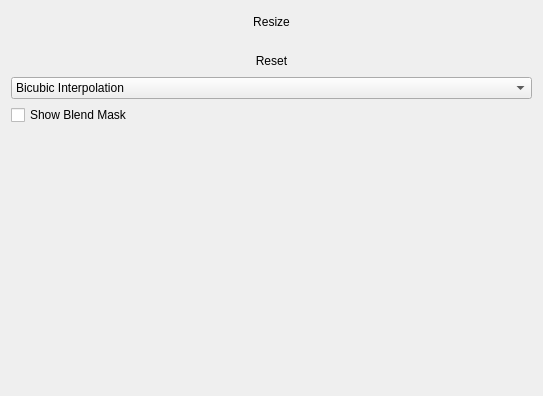
<?xml version="1.0" encoding="UTF-8"?>
<ui version="4.0">
 <class>omni::ui::Warp</class>
 <widget class="QWidget" name="omni::ui::Warp">
  <property name="geometry">
   <rect>
    <x>0</x>
    <y>0</y>
    <width>543</width>
    <height>396</height>
   </rect>
  </property>
  <property name="windowTitle">
   <string>Form</string>
  </property>
  <layout class="QVBoxLayout" name="verticalLayout">
   <item>
    <widget class="QToolButton" name="btnResize">
     <property name="sizePolicy">
      <sizepolicy hsizetype="Expanding" vsizetype="Fixed">
       <horstretch>0</horstretch>
       <verstretch>0</verstretch>
      </sizepolicy>
     </property>
     <property name="text">
      <string>Resize</string>
     </property>
     <property name="checkable">
      <bool>true</bool>
     </property>
     <property name="autoRaise">
      <bool>true</bool>
     </property>
    </widget>
   </item>
   <item>
    <widget class="omni::ui::RangedInt" name="sliderHorz" native="true"/>
   </item>
   <item>
    <widget class="omni::ui::RangedInt" name="sliderVert" native="true"/>
   </item>
   <item>
    <widget class="QToolButton" name="btnReset">
     <property name="sizePolicy">
      <sizepolicy hsizetype="Expanding" vsizetype="Fixed">
       <horstretch>0</horstretch>
       <verstretch>0</verstretch>
      </sizepolicy>
     </property>
     <property name="text">
      <string>Reset</string>
     </property>
     <property name="autoRaise">
      <bool>true</bool>
     </property>
    </widget>
   </item>
   <item>
    <widget class="QComboBox" name="boxInterpolation">
     <item>
      <property name="text">
       <string>Bicubic Interpolation</string>
      </property>
     </item>
     <item>
      <property name="text">
       <string>Linear Interpolation</string>
      </property>
     </item>
    </widget>
   </item>
   <item>
    <widget class="QCheckBox" name="chkShowBlendMask">
     <property name="text">
      <string>Show Blend Mask</string>
     </property>
    </widget>
   </item>
   <item>
    <spacer name="verticalSpacer">
     <property name="orientation">
      <enum>Qt::Vertical</enum>
     </property>
     <property name="sizeHint" stdset="0">
      <size>
       <width>20</width>
       <height>40</height>
      </size>
     </property>
    </spacer>
   </item>
  </layout>
 </widget>
 <customwidgets>
  <customwidget>
   <class>omni::ui::RangedInt</class>
   <extends>QWidget</extends>
   <header location="global">omni/ui/RangedInt.h</header>
   <container>1</container>
  </customwidget>
 </customwidgets>
 <resources/>
 <connections/>
</ui>
